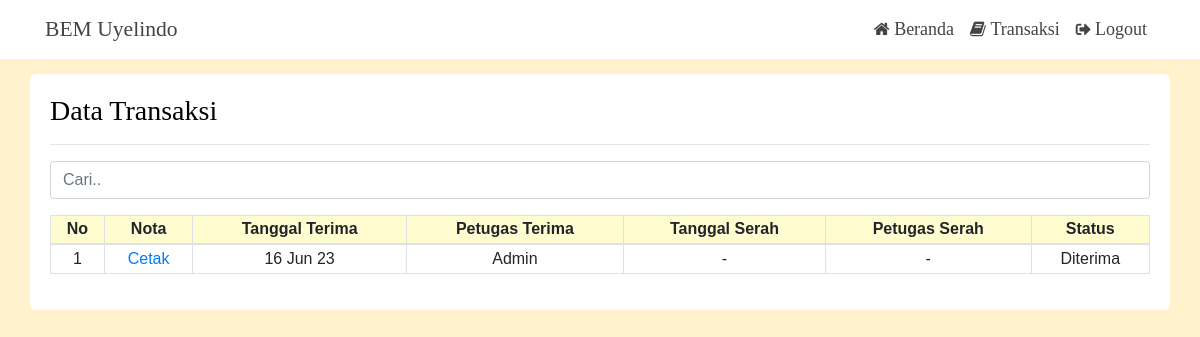
The app's page /pelanggan/transaksi.php (signed in) with its own data.
### tables this page shows
CREATE TABLE `transaksi` (
  `idtransaksi` int(11) NOT NULL,
  `tanggalterima` date NOT NULL,
  `idpetugasterima` int(11) NOT NULL,
  `tanggalserah` date NOT NULL,
  `idpetugasserah` int(11) DEFAULT NULL,
  `status` text NOT NULL,
  `idpelanggan` int(11) NOT NULL,
  `simpan` char(1) DEFAULT NULL
);

CREATE TABLE `petugas` (
  `idpetugas` int(11) NOT NULL,
  `nama` text NOT NULL,
  `alamat` text NOT NULL,
  `telepon` text NOT NULL,
  `email` text NOT NULL,
  `password` text NOT NULL
);

### pelanggan/transaksi.php (the view, shortened to what this page needs)
<?php include '../konektor.php';
include '../getdata.php';
$email = $_SESSION['usernamepelanggan'];
$data2 = mysqli_query($konektor, "SELECT * FROM pelanggan WHERE email like '$email'");
if (mysqli_num_rows($data2)) {
    while ($d2 = mysqli_fetch_array($data2)) {
        $idpelanggan = $d2['idpelanggan'];
        $nama = $d2['nama'];
    }
}
?>
<html lang="en">
<head>
    <?php include '../cdn.php';
    ?>
</head>
<body>
    <?php include '../navbar/navbarpelanggan.php'; ?>
    <div class="container transaksi">
        <h3 class="focus-in-contract">Data Transaksi</h3>
        <hr>
        <input type="text" class="mt-3 form-control mb-3" id="myInput" placeholder="Cari..">
        <?php
        $idpelanggan = cekpelanggan($idpelanggan);
        $data = mysqli_query($konektor, "SELECT * FROM transaksi,detailtransaksi WHERE transaksi.idtransaksi=detailtransaksi.idtransaksi and idpelanggan like '$idpelanggan'");
        if (mysqli_num_rows($data) > 0) { ?>
            <div class="table-responsive mt-3">
                <table class="table table-bordered table-hover table-sm bg-white" id="myTable">
                    <thead>
                        <tr style="text-align: center;background-color:#FFFDD0;">
                            <th>No</th>
                            <th>Nota</th>
                            <th>Tanggal Terima</th>
                            <th>Petugas Terima</th>
                            <th>Tanggal Serah</th>
                            <th>Petugas Serah</th>
                            <th>Status</th>
                        </tr>
                    </thead>
                    <tbody>
                        <?php
                        $no = 1;
                        $data = mysqli_query($konektor, "SELECT * from transaksi where idpelanggan like '$idpelanggan'");
                        while ($d = mysqli_fetch_array($data)) {
                        ?>
                            <tr>
                                <td align="center"><?php echo $no++; ?></td>
                                <td align="center"><a href="../report/nota.php?idtransaksi=<?php echo $d['idtransaksi']; ?>&nama=<?php echo $nama; ?>" target="_blank">Cetak</a></td>
                                <td align="center"><?php echo tanggal($d['tanggalterima']); ?></td>
                                <td align="center"><?php echo namapetugas1($d['idpetugasterima']); ?></td>
                                <td align="center">
                                    <?php
                                    if ($d['tanggalserah'] == '0000-00-00') {
                                        echo '-';
                                    } else {
                                        echo tanggal($d['tanggalserah']);
                                    } ?>
                                </td>
                                <td align="center">
                                    <?php
                                    if ($d['idpetugasserah'] == '0') { ?>
                                        <center><?php echo '-'; ?></center>
                                    <?php } else {
                                        echo namapetugas1($d['idpetugasserah']);
                                    } ?>
                                </td>
                                <td align="center"><?php echo $d['status']; ?></td>
                            </tr>
                        <?php } ?>
                    </tbody>
                </table>
            </div>
        <?php } else {
            echo "<div class='alert alert-info text-center'><i style='font-size:17px' class='fa'>&#xf05a;</i> Belum Ada Transaksi Yang Dilakukan</div>";
        ?>
        <?php } ?>
    </div>
</body>
</html>

### getdata.php (shortened to what this page needs)
<?php
function namapetugas1($idpetugas)
{
    include 'konektor.php';
    $hasil = mysqli_query($konektor, "select * from petugas where idpetugas like '$idpetugas'");
    if (mysqli_num_rows($hasil) > 0) {
        while ($dhasil = mysqli_fetch_array($hasil)) {
            echo $dhasil['nama'];
        }
    } else {
        echo '';
    }
}
function tanggal($tanggal)
{
    return date('d M y', strtotime($tanggal));
}
function cekpelanggan($idpelanggan)
{
    include 'konektor.php';
    $data = mysqli_query($konektor, "select * from pelanggan where idpelanggan like '$idpelanggan'");
    if (mysqli_num_rows($data) > 0) {
        while ($d = mysqli_fetch_array($data)) {
            return $d['idpelanggan'];
        }
    }
}

### theme/temapelanggan.php (style rules this page uses)
.focus-in-contract { -webkit-animation: focus-in-contract 0.7s cubic-bezier(0.250, 0.460, 0.450, 0.940) both; animation: focus-in-contract 0.7s cubic-bezier(0.250, 0.460, 0.450, 0.940) both; }
.container, h4, p, h5 { color: black; }
body { font-family: Arial, Helvetica, sans-serif; }
html { scroll-behavior: smooth; }
.transaksi { background-color: white; margin-top: 50px; border-radius: 6px; padding: 20px; }
.transaksi h3 { font-family: 'Times New Roman', Times, serif; }

### pelanggan/transaksi.php (style rules this page uses)
body { background-color: #fff2cc; }

### records on screen
transaksi: tanggalterima "16 Jun 23", status "Diterima"
petugas: nama "Admin"
